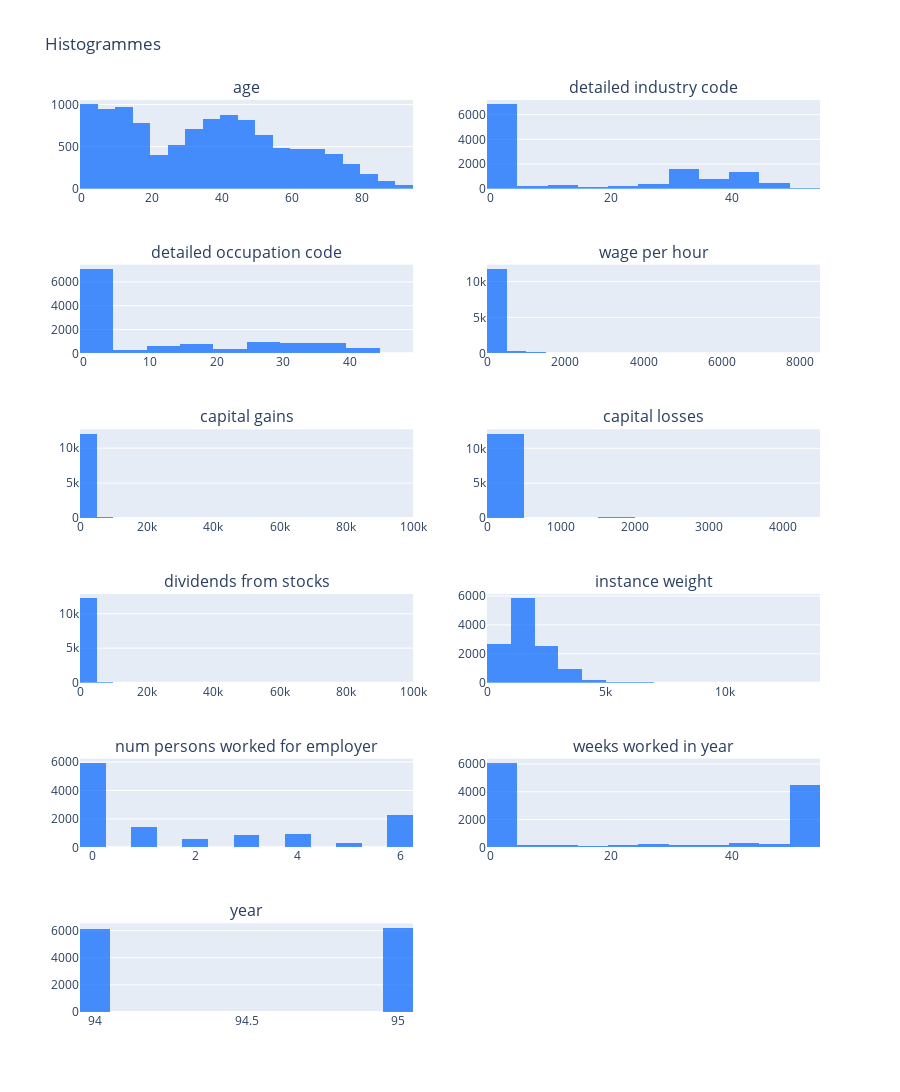

The notebook cell saved with this chart:
### Markdown cell above
**Tracé des histogrammes pour les valeurs numériques**

### Code cell
columns_num = df.select_dtypes(include=['int64', 'float64']).columns
trace_diagramme(df, columns=columns_num, type_diagramme="histogramme")

### Figure 1 — Plotly figure (JSON) as saved in the notebook; plotly's stock layout.template omitted (floating-point values rounded to 4 significant figures; data arrays with more than 128 entries replaced by an {"elided": "..."} marker saying what was removed)
{"data": [{"marker": {"color": "rgba(0, 100, 255, 0.7)"}, "nbinsx": 20, "type": "histogram", "x": {"elided": "10906 int values"}, "xaxis": "x", "yaxis": "y"}, {"marker": {"color": "rgba(0, 100, 255, 0.7)"}, "nbinsx": 20, "type": "histogram", "x": {"elided": "12328 int values"}, "xaxis": "x2", "yaxis": "y2"}, {"marker": {"color": "rgba(0, 100, 255, 0.7)"}, "nbinsx": 20, "type": "histogram", "x": {"elided": "12328 int values"}, "xaxis": "x3", "yaxis": "y3"}, {"marker": {"color": "rgba(0, 100, 255, 0.7)"}, "nbinsx": 20, "type": "histogram", "x": {"elided": "12328 int values"}, "xaxis": "x4", "yaxis": "y4"}, {"marker": {"color": "rgba(0, 100, 255, 0.7)"}, "nbinsx": 20, "type": "histogram", "x": {"elided": "12328 int values"}, "xaxis": "x5", "yaxis": "y5"}, {"marker": {"color": "rgba(0, 100, 255, 0.7)"}, "nbinsx": 20, "type": "histogram", "x": {"elided": "12328 int values"}, "xaxis": "x6", "yaxis": "y6"}, {"marker": {"color": "rgba(0, 100, 255, 0.7)"}, "nbinsx": 20, "type": "histogram", "x": {"elided": "12328 int values"}, "xaxis": "x7", "yaxis": "y7"}, {"marker": {"color": "rgba(0, 100, 255, 0.7)"}, "nbinsx": 20, "type": "histogram", "x": {"elided": "12328 float values"}, "xaxis": "x8", "yaxis": "y8"}, {"marker": {"color": "rgba(0, 100, 255, 0.7)"}, "nbinsx": 20, "type": "histogram", "x": {"elided": "12328 int values"}, "xaxis": "x9", "yaxis": "y9"}, {"marker": {"color": "rgba(0, 100, 255, 0.7)"}, "nbinsx": 20, "type": "histogram", "x": {"elided": "12328 int values"}, "xaxis": "x10", "yaxis": "y10"}, {"marker": {"color": "rgba(0, 100, 255, 0.7)"}, "nbinsx": 20, "type": "histogram", "x": {"elided": "12328 int values"}, "xaxis": "x11", "yaxis": "y11"}], "layout": {"annotations": [{"font": {"size": 16}, "showarrow": false, "text": "age", "x": 0.225, "xanchor": "center", "xref": "paper", "y": 1.0, "yanchor": "bottom", "yref": "paper"}, {"font": {"size": 16}, "showarrow": false, "text": "detailed industry code", "x": 0.775, "xanchor": "center", "xref": "paper", "y": 1.0, "yanchor": "bottom", "yref": "paper"}, {"font": {"size": 16}, "showarrow": false, "text": "detailed occupation code", "x": 0.225, "xanchor": "center", "xref": "paper", "y": 0.8194, "yanchor": "bottom", "yref": "paper"}, {"font": {"size": 16}, "showarrow": false, "text": "wage per hour", "x": 0.775, "xanchor": "center", "xref": "paper", "y": 0.8194, "yanchor": "bottom", "yref": "paper"}, {"font": {"size": 16}, "showarrow": false, "text": "capital gains", "x": 0.225, "xanchor": "center", "xref": "paper", "y": 0.6389, "yanchor": "bottom", "yref": "paper"}, {"font": {"size": 16}, "showarrow": false, "text": "capital losses", "x": 0.775, "xanchor": "center", "xref": "paper", "y": 0.6389, "yanchor": "bottom", "yref": "paper"}, {"font": {"size": 16}, "showarrow": false, "text": "dividends from stocks", "x": 0.225, "xanchor": "center", "xref": "paper", "y": 0.4583, "yanchor": "bottom", "yref": "paper"}, {"font": {"size": 16}, "showarrow": false, "text": "instance weight", "x": 0.775, "xanchor": "center", "xref": "paper", "y": 0.4583, "yanchor": "bottom", "yref": "paper"}, {"font": {"size": 16}, "showarrow": false, "text": "num persons worked for employer", "x": 0.225, "xanchor": "center", "xref": "paper", "y": 0.2778, "yanchor": "bottom", "yref": "paper"}, {"font": {"size": 16}, "showarrow": false, "text": "weeks worked in year", "x": 0.775, "xanchor": "center", "xref": "paper", "y": 0.2778, "yanchor": "bottom", "yref": "paper"}, {"font": {"size": 16}, "showarrow": false, "text": "year", "x": 0.225, "xanchor": "center", "xref": "paper", "y": 0.09722, "yanchor": "bottom", "yref": "paper"}], "height": 1800, "showlegend": false, "title": {"text": "Histogrammes"}, "xaxis": {"anchor": "y", "domain": [0, 0.45]}, "xaxis10": {"anchor": "y10", "domain": [0.55, 1]}, "xaxis11": {"anchor": "y11", "domain": [0, 0.45]}, "xaxis12": {"anchor": "y12", "domain": [0.55, 1]}, "xaxis2": {"anchor": "y2", "domain": [0.55, 1]}, "xaxis3": {"anchor": "y3", "domain": [0, 0.45]}, "xaxis4": {"anchor": "y4", "domain": [0.55, 1]}, "xaxis5": {"anchor": "y5", "domain": [0, 0.45]}, "xaxis6": {"anchor": "y6", "domain": [0.55, 1]}, "xaxis7": {"anchor": "y7", "domain": [0, 0.45]}, "xaxis8": {"anchor": "y8", "domain": [0.55, 1]}, "xaxis9": {"anchor": "y9", "domain": [0, 0.45]}, "yaxis": {"anchor": "x", "domain": [0.9028, 1.0]}, "yaxis10": {"anchor": "x10", "domain": [0.1806, 0.2778]}, "yaxis11": {"anchor": "x11", "domain": [0, 0.09722]}, "yaxis12": {"anchor": "x12", "domain": [0, 0.09722]}, "yaxis2": {"anchor": "x2", "domain": [0.9028, 1.0]}, "yaxis3": {"anchor": "x3", "domain": [0.7222, 0.8194]}, "yaxis4": {"anchor": "x4", "domain": [0.7222, 0.8194]}, "yaxis5": {"anchor": "x5", "domain": [0.5417, 0.6389]}, "yaxis6": {"anchor": "x6", "domain": [0.5417, 0.6389]}, "yaxis7": {"anchor": "x7", "domain": [0.3611, 0.4583]}, "yaxis8": {"anchor": "x8", "domain": [0.3611, 0.4583]}, "yaxis9": {"anchor": "x9", "domain": [0.1806, 0.2778]}}}
